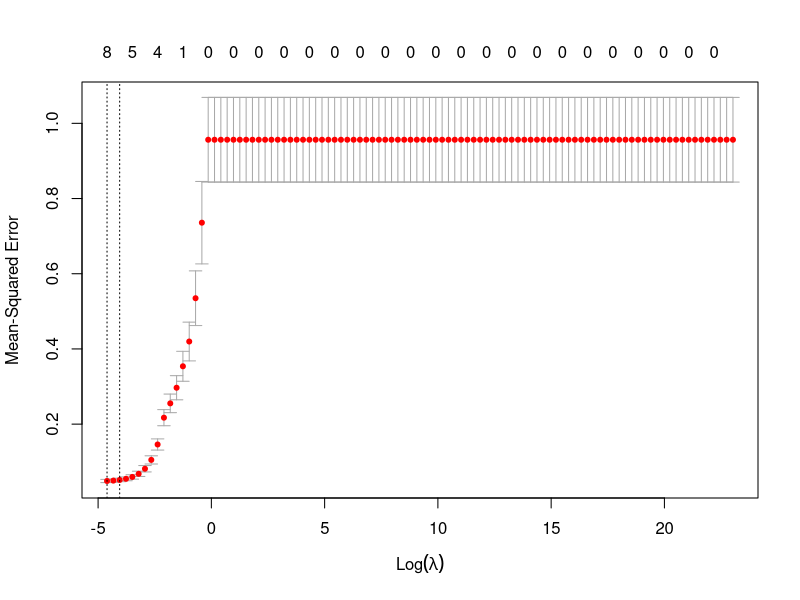

This figure's R source:
library(glmnet)
scaled_data <- read.csv("data/scaled-credit.csv")[, -1]
training_data <- read.csv("data/training-credit.csv")[, -1]
test_data <- read.csv("data/test-credit.csv")[, -1]

set.seed (1234)
scaled_x = model.matrix(Balance ~ ., scaled_data)[,-1]
scaled_y = scaled_data$Balance
test_x = model.matrix(Balance ~ ., test_data)[,-1]
test_y = test_data$Balance
train_x = model.matrix(Balance ~ ., training_data)[,-1]
train_y = training_data$Balance
grid = 10^seq(10,-2,length=100)

lasso_mod = glmnet(train_x, train_y, alpha=1, lambda=grid)
cv_out = cv.glmnet(train_x, train_y, alpha=1, intercept=FALSE, standardize=FALSE, lambda=grid)

# Best lambda value
best_lambda = cv_out$lambda.min

# Save plot for cross-validation errors in terms of the tuning parameter (lambda)
png(filename="images/Lasso_MSE.png", width = 800, height = 600)
plot(cv_out)
dev.off()

# Calculate test values given the best lambda
lasso_pred = predict(lasso_mod, s = best_lambda, newx=test_x)

# Mean squared error for the test values
test_mse = mean((lasso_pred-test_y)^2)

# Refit the lasso model on the whole data set
lasso_out = glmnet(scaled_x, scaled_y, alpha=1, lambda=grid)

# Determine the coefficients given the best value of lambda
lasso_coef = predict(lasso_out,type="coefficients",s=best_lambda)[1:12,]

# Save cross validation output, best lambda, mse, and coefficients to RData file
save(cv_out, best_lambda, test_mse, lasso_coef, file="data/lasso.RData")

